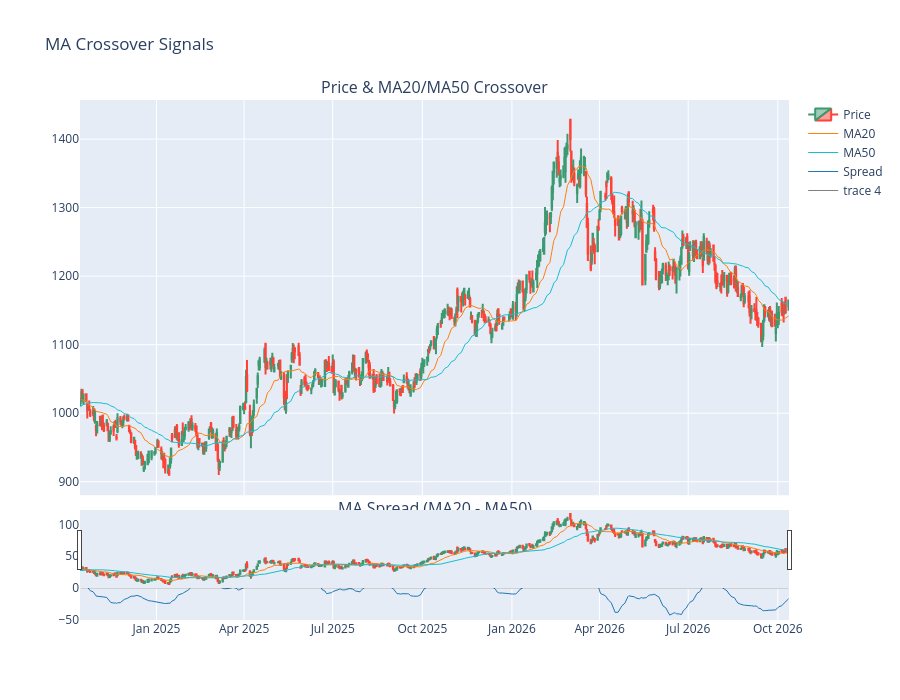

The code cell stored with this chart in its notebook:
### Markdown cell above
## 4. MA Crossover Strategy

Buy when MA20 crosses above MA50, sell when MA20 crosses below MA50.

### Code cell
def signal_ma_crossover(df: pd.DataFrame):
    ma20 = df["ta_ma20"]
    ma50 = df["ta_ma50"]
    entry = (ma20 > ma50) & (ma20.shift(1) <= ma50.shift(1))
    exit_ = (ma20 < ma50) & (ma20.shift(1) >= ma50.shift(1))
    return entry.astype(int), exit_.astype(int) * -1


entry_ma, exit_ma = signal_ma_crossover(df)
print(f"MA Crossover signals: {entry_ma.sum()} entries, {abs(exit_ma).sum()} exits")

# Visualize MA crossover signals
fig = make_subplots(rows=2, cols=1, shared_xaxes=True, vertical_spacing=0.05,
                    row_heights=[0.8, 0.2],
                    subplot_titles=["Price & MA20/MA50 Crossover", "MA Spread (MA20 - MA50)"])
fig.add_trace(go.Candlestick(x=df.index, open=df["Open"], high=df["High"],
                             low=df["Low"], close=df["Close"], name="Price"), row=1, col=1)
fig.add_trace(go.Scatter(x=df.index, y=df["ta_ma20"], line=dict(color="#ff7f0e", width=1), name="MA20"), row=1, col=1)
fig.add_trace(go.Scatter(x=df.index, y=df["ta_ma50"], line=dict(color="#17becf", width=1), name="MA50"), row=1, col=1)
fig.add_trace(go.Scatter(x=df.index, y=df["ta_ma20"] - df["ta_ma50"], line=dict(color="#1f77b4", width=1), name="Spread"), row=2, col=1)
fig.add_trace(go.Scatter(x=df.index, y=pd.Series(0, index=df.index), line=dict(color="black", width=0.5)), row=2, col=1)
fig.update_layout(height=700, title="MA Crossover Signals", showlegend=True)
display(fig)

### Figure 1 — Plotly figure (JSON) as saved in the notebook; plotly's stock layout.template omitted (floating-point values rounded to 4 significant figures; data arrays with more than 128 entries replaced by an {"elided": "..."} marker saying what was removed)
{"data": [{"close": {"elided": "504 float values"}, "high": {"elided": "504 float values"}, "low": {"elided": "504 float values"}, "name": "Price", "open": {"elided": "504 float values"}, "type": "candlestick", "x": {"elided": "504 str values"}, "xaxis": "x", "yaxis": "y"}, {"line": {"color": "#ff7f0e", "width": 1}, "name": "MA20", "type": "scatter", "x": {"elided": "504 str values"}, "xaxis": "x", "y": {"elided": "504 float values"}, "yaxis": "y"}, {"line": {"color": "#17becf", "width": 1}, "name": "MA50", "type": "scatter", "x": {"elided": "504 str values"}, "xaxis": "x", "y": {"elided": "504 float values"}, "yaxis": "y"}, {"line": {"color": "#1f77b4", "width": 1}, "name": "Spread", "type": "scatter", "x": {"elided": "504 str values"}, "xaxis": "x2", "y": {"elided": "504 float values"}, "yaxis": "y2"}, {"line": {"color": "black", "width": 0.5}, "type": "scatter", "x": {"elided": "504 str values"}, "xaxis": "x2", "y": {"elided": "504 int values"}, "yaxis": "y2"}], "layout": {"annotations": [{"font": {"size": 16}, "showarrow": false, "text": "Price & MA20/MA50 Crossover", "x": 0.5, "xanchor": "center", "xref": "paper", "y": 1, "yanchor": "bottom", "yref": "paper"}, {"font": {"size": 16}, "showarrow": false, "text": "MA Spread (MA20 - MA50)", "x": 0.5, "xanchor": "center", "xref": "paper", "y": 0.19, "yanchor": "bottom", "yref": "paper"}], "height": 700, "showlegend": true, "title": {"text": "MA Crossover Signals"}, "xaxis": {"anchor": "y", "domain": [0, 1], "matches": "x2", "showticklabels": false}, "xaxis2": {"anchor": "y2", "domain": [0, 1]}, "yaxis": {"anchor": "x", "domain": [0.24, 1]}, "yaxis2": {"anchor": "x2", "domain": [0, 0.19]}}}
